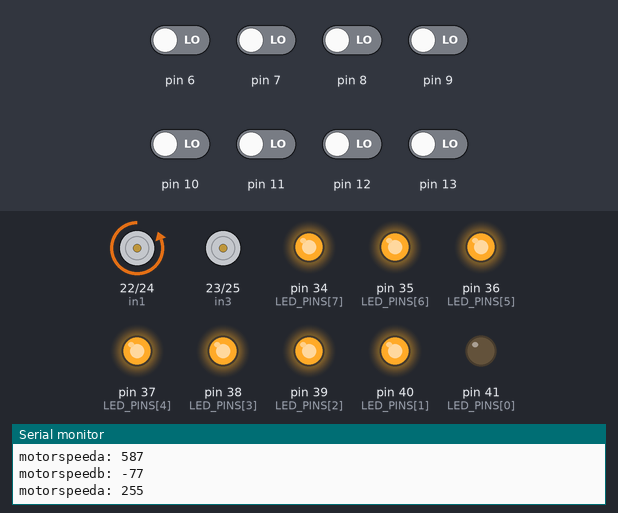
A sketch run on a simulated Arduino Mega 2560, built with avr-gcc and run on an emulated ATmega2560. Parts: motor-driver pin pairs drawn as motors (green arrow = first pin HIGH = forward, orange = second pin HIGH = backward, longer = more drive, scaled by the enable pin), output pins drawn as LEDs (lit = HIGH), the last lines printed to the serial monitor. Inputs (shaded band) come from the test bench; at power-on: pin 6–13 LOW.

Above: at 12.7 s.
12.8 s: pin 7 driven HIGH
At 14.3 s:
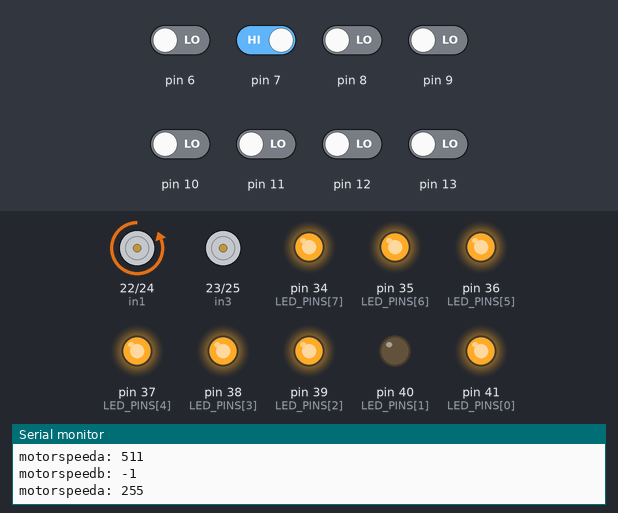
15.8 s: pin 8 driven HIGH
At 18.76 s:
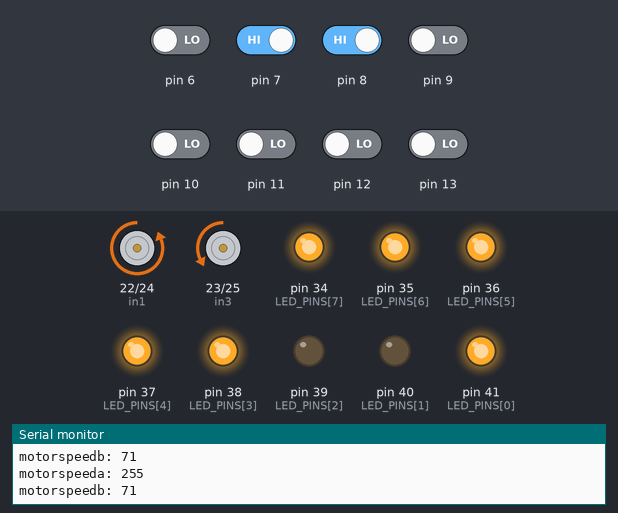
18.8 s: pin 13 driven HIGH
At 19.9 s:
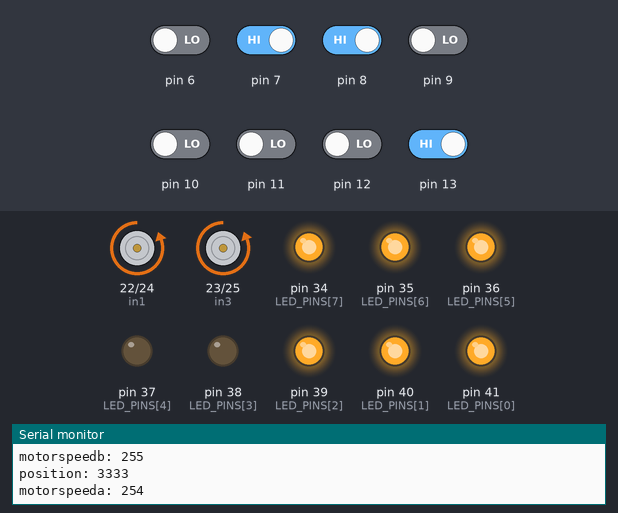
21.8 s: pin 6 driven HIGH
At 21.95 s:
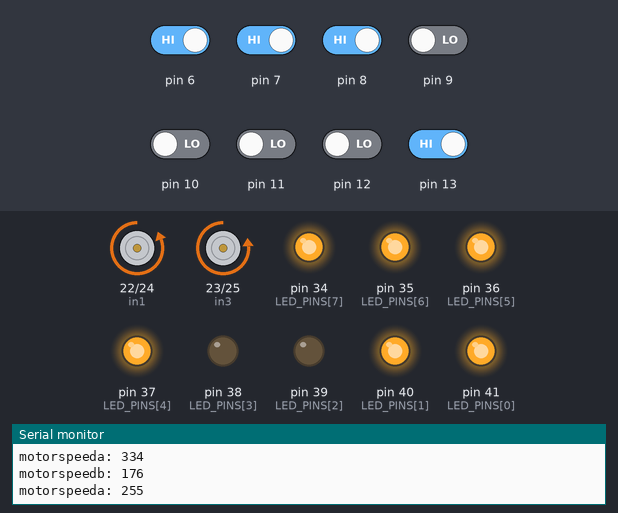
24.8 s: pin 11 driven HIGH
At 24.97 s:
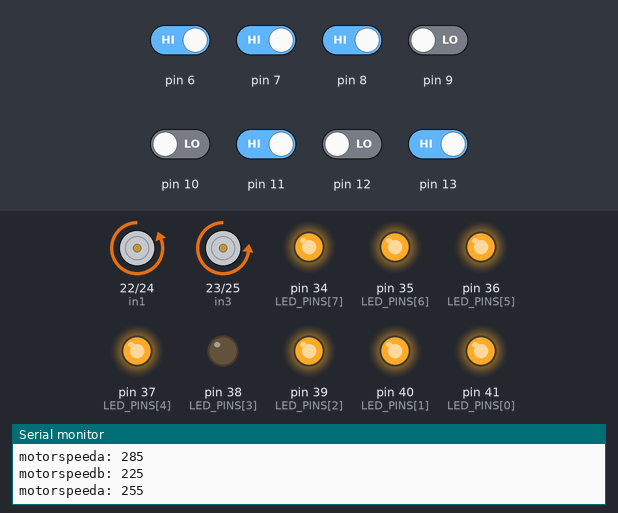
27.8 s: pin 13 driven LOW
At 27.99 s:
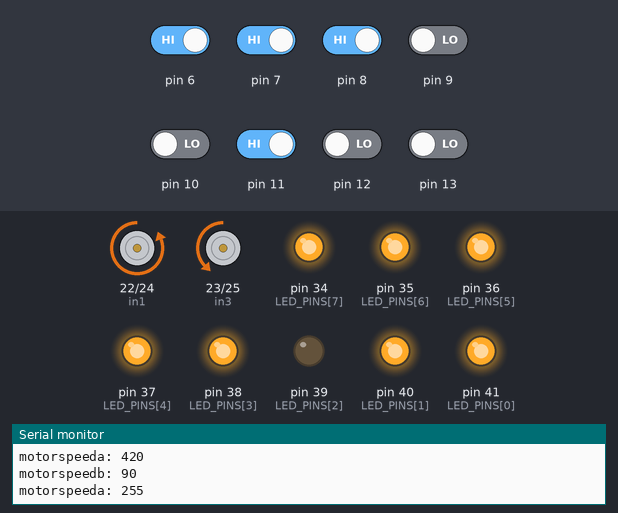
Timing chart, 0 to 31.8 s (numbered marks = the images above; inputs shaded):
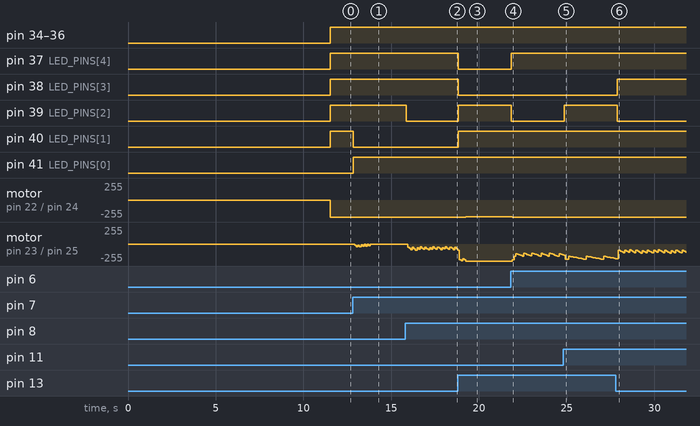

Measured:
- after the input at 12.8 s, pin 40 (LED_PINS[1]): HIGH → LOW after 0.05 s; pin 41 (LED_PINS[0]): LOW → HIGH after 0.05 s
- after the input at 18.8 s, pin 37 (LED_PINS[4]), pin 38 (LED_PINS[3]): HIGH → LOW at once; pin 39 (LED_PINS[2]), pin 40 (LED_PINS[1]): LOW → HIGH at once; motor on pin 22 (in1) / pin 24 (in2): backward 255/255 → backward 254/255 after 0.46 s
- after the input at 21.8 s, pin 37 (LED_PINS[4]): LOW → HIGH at once; pin 39 (LED_PINS[2]): HIGH → LOW at once
- after the input at 24.8 s, pin 39 (LED_PINS[2]): LOW → HIGH after 0.05 s
- after the input at 27.8 s, pin 38 (LED_PINS[3]): LOW → HIGH after 0.07 s; pin 39 (LED_PINS[2]): HIGH → LOW after 0.07 s

The sketch:

FinalLineFollower.ino
```cpp
#include <QTRSensors.h>

/*************************************************************************
*  MOTOR and HBRIDGE PINS
*************************************************************************/
  // Left Motor
#define enA 3
#define in1 22
#define in2 24

  // Right Motor
#define enB 2
#define in3 23
#define in4 25

//motor pins
#define LEFTENCODEA 26
#define LEFTENCODEB 27
#define RIGHTENCODEA 28
#define RIGHTENCODEB 29

/*************************************************************************
*  PID control system variables
*************************************************************************/
float  Kp = 0.095; //related to the proportional control term;  //change the  value by trial-and-error (ex: 0.07).
float Ki = 0.0008; //related to the integral  control term; //change the value by trial-and-error (ex: 0.0008).
float  Kd = 0.6; //related to the derivative control term; //change the  value by trial-and-error (ex: 0.6).

int P = 0;
int I = 0;
int D = 0;

int  int_error = 0;
int  der_error = 0;
int  lastError = 0;
int  prev_lastError = 0;

int motor_cmd = 0;

int looptime = 250; //??? I made this up

/*************************************************************************
*  Motor speed variables (choose between 0 - no speed, and 255 - maximum speed)
*************************************************************************/
const  uint8_t maxspeeda = 255;
const uint8_t maxspeedb = 255;
const uint8_t basespeeda  = 255;
const uint8_t basespeedb = 255;

/*************************************************************************
*  QTR Sensor vars
*************************************************************************/
QTRSensors qtr;
const uint8_t SensorCount = 8;
uint16_t sensorValues[SensorCount];
const int LED_PINS[] = {41, 40, 39, 38, 37, 36, 35, 34};


void setup(){
  //config h bridge pins
  pinMode(enA, OUTPUT);
  pinMode(in1, OUTPUT);
  pinMode(in2, OUTPUT);
  pinMode(enB, OUTPUT);
  pinMode(in3, OUTPUT);
  pinMode(in4, OUTPUT);

  // configure the sensors
  qtr.setTypeRC();
  qtr.setSensorPins((const uint8_t[]){6, 7, 8, 9, 10, 11, 12, 13}, SensorCount);
  qtr.setEmitterPin(5);

  delay(500);

  //configure the LEDs
  for(int i=0; i < SensorCount; i++){
    pinMode(LED_PINS[i], OUTPUT);
    digitalWrite(LED_PINS[i], LOW);
  }

  // 2.5 ms RC read timeout (default) * 10 reads per calibrate() call
  // = ~25 ms per calibrate() call.
  // Call calibrate() 400 times to make calibration take about 10 seconds.
  for (uint16_t i = 0; i < 400; i++)
  {
    qtr.calibrate();
  }

  // print the calibration minimum values measured when emitters were on
  Serial.begin(9600);
  for (uint8_t i = 0; i < SensorCount; i++)
  {
    Serial.print(qtr.calibrationOn.minimum[i]);
    Serial.print(' ');
  }
  Serial.println();

  // print the calibration maximum values measured when emitters were on
  for (uint8_t i = 0; i < SensorCount; i++)
  {
    Serial.print(qtr.calibrationOn.maximum[i]);
    Serial.print(' ');
  }
  Serial.println();
  Serial.println();
  delay(1000);
}

void  PID_control(uint16_t position) {
  int error = 3500 - position; //3500 is the ideal position  (the centre)

  //Rate-limiting: cap the integrand? Is this even necessary?
  int temp_error = 0;

  if(error > 7000){
    temp_error = 7000;
  } else if(error < 0){
    temp_error = 0;
  } else{
    temp_error = error;
  }

  //will this prevent a motor from starting again?
  if(maxspeeda > motor_cmd && 0 < motor_cmd){ //Latching: if at max or min, don't let grow
     int_error = int_error + temp_error * looptime;
  }

  der_error = ((error - prev_lastError) / 2) / looptime; //filter sensor noise

  P = Kp*error; //ORIGINAL CODE: P = error;
  I = Ki*int_error; //ORIGINAL CODE: I = I + error;
  D = Kd*der_error; //ORIGINAL CODE: D = error - lastError;

  prev_lastError = lastError; //filter sensor noise
  lastError = error; //filter sensor noise
  motor_cmd = P + I + D;

  //int motorspeed = P*Kp + I*Ki + D*Kd; //calculate the correction //needed to be applied to the speed

  //int motorspeeda = basespeeda + motorspeed;
  //int motorspeedb = basespeedb -  motorspeed;

  int motorspeeda = basespeeda + motor_cmd;
  int motorspeedb = basespeedb - motor_cmd;

  Serial.print("motorspeeda: ");
  Serial.println(motorspeeda);
  Serial.print("motorspeedb: ");
  Serial.println(motorspeedb);

  if (motorspeeda > maxspeeda) {
    motorspeeda = maxspeeda;
  }
  if (motorspeedb > maxspeedb) {
    motorspeedb = maxspeedb;
  }
  if (motorspeeda < 0) {
    motorspeeda = 0;
  }
  if (motorspeedb < 0)  {
    motorspeedb = 0;
  }

  Serial.print("motorspeeda: ");
  Serial.println(motorspeeda);
  Serial.print("motorspeedb: ");
  Serial.println(motorspeedb);

  forward_brake(motorspeeda, motorspeedb);
}

void loop(){
  // read calibrated sensor values and obtain a measure of the line position
  // from 0 to 5000 (for a white line, use readLineWhite() instead)
  uint16_t position = qtr.readLineBlack(sensorValues);

  Serial.print("position: ");
  Serial.println(position);

  int ledPos[2];
  int p=0;

  if(position >= 0 && position < 1000){
    digitalWrite(LED_PINS[0], LOW);
    ledPos[p] = 0;
    p++;
  }

  if(position > 0 && position < 2000){
    digitalWrite(LED_PINS[1], LOW);
    ledPos[p] = 1;
    p++;
  }

  if(position > 1000 && position < 3000){
    digitalWrite(LED_PINS[2], LOW);
    ledPos[p] = 2;
    p++;
  }

  if(position > 2000 && position < 4000){
    digitalWrite(LED_PINS[3], LOW);
    ledPos[p] = 3;
    p++;
  }

  if(position > 3000 && position < 5000){
    digitalWrite(LED_PINS[4], LOW);
    ledPos[p] = 4;
    p++;
  }

  if(position > 4000 && position < 6000){
    digitalWrite(LED_PINS[5], LOW);
    ledPos[p] = 5;
    p++;
  }

  if(position > 5000 && position < 7000){
    digitalWrite(LED_PINS[6], LOW);
    ledPos[p] = 6;
    p++;
  }

  if(position > 6000){
    digitalWrite(LED_PINS[7], LOW);
    ledPos[p] = 7;
    p++;
  }


  // Serial.print("On Pins: ");
  for(int i=0; i < SensorCount; i++){
    if(i != ledPos[0] && i != ledPos[1]){
      digitalWrite(LED_PINS[i], HIGH);
      // Serial.print(i);
      // Serial.print(", ");
    }
  }
  // Serial.println();


  PID_control(position);

  //delay(250);
}

//pwnVal ranges 0 - 255
void forward_brake(int a, int b){
  //technically the reverse direction but works for foward
  digitalWrite(in1, LOW);
  digitalWrite(in2, HIGH);
  digitalWrite(in3, LOW);
  digitalWrite(in4, HIGH);

  analogWrite(enA, a);
  analogWrite(enB, b);
}
```
